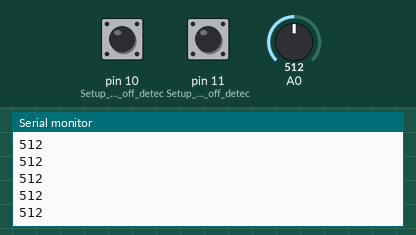
Simulated run of this sketch. Board: Arduino Uno, built with avr-gcc and run on an emulated ATmega328P. On the bench: the last lines printed to the serial monitor. The test bench sets the inputs (shaded band); at power-on: pin 10 (Setup_for_leads_off_detec) LOW, A0 = 512, pin 11 (Setup_for_leads_off_detec) LOW.

Above: at 1.2 s.
1.3 s: pin 10 (Setup_for_leads_off_detec) pulled HIGH for 0.15 s
2.9 s: A0 set to 716
At 3.8 s:
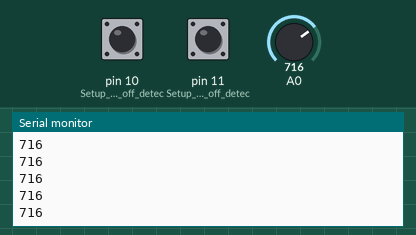
4.4 s: pin 11 (Setup_for_leads_off_detec) pulled HIGH for 0.15 s
6.0 s: A0 set to 900
At 7.0 s:
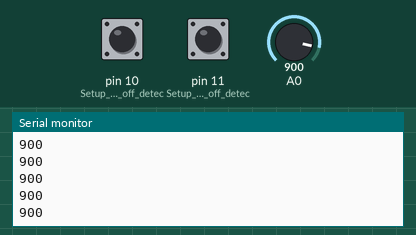
7.5 s: pin 10 (Setup_for_leads_off_detec) pulled HIGH for 1 s
At 8.4 s:
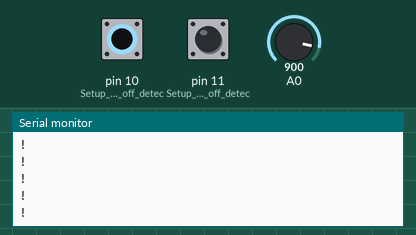
10.0 s: pin 11 (Setup_for_leads_off_detec) pulled HIGH for 0.15 s
Timing chart, 0 to 12.0 s (numbered marks = the images above; inputs shaded):
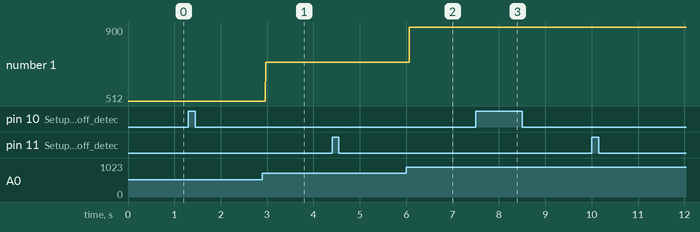

The sketch:

ecg_project.ino
```cpp
void setup() {
  // initialize the serial communication:
  Serial.begin(9600);
  pinMode(10, INPUT); // Setup for leads off detection LO +
  pinMode(11, INPUT); // Setup for leads off detection LO -
}

void loop() {
  if ((digitalRead(10) == 1) || (digitalRead(11) == 1)) {
    Serial.println("!"); // Print a message if either lead-off is detected
  } else {
    // Send the value of analog input 0:
    Serial.println(analogRead(A0)); // Print the analog value from A0
  }
  // Wait for a bit to prevent saturating serial data
  delay(1);
}
```

Measured:
- after the input at 2.9 s, the serial monitor: prints a new line after 0.07 s (image 1)
- after the input at 6.0 s, the serial monitor: prints a new line after 0.07 s (image 2)
- plotted number 1: 512 → 716 after the input at 2.9 s, 716 → 900 after the input at 6.0 s
